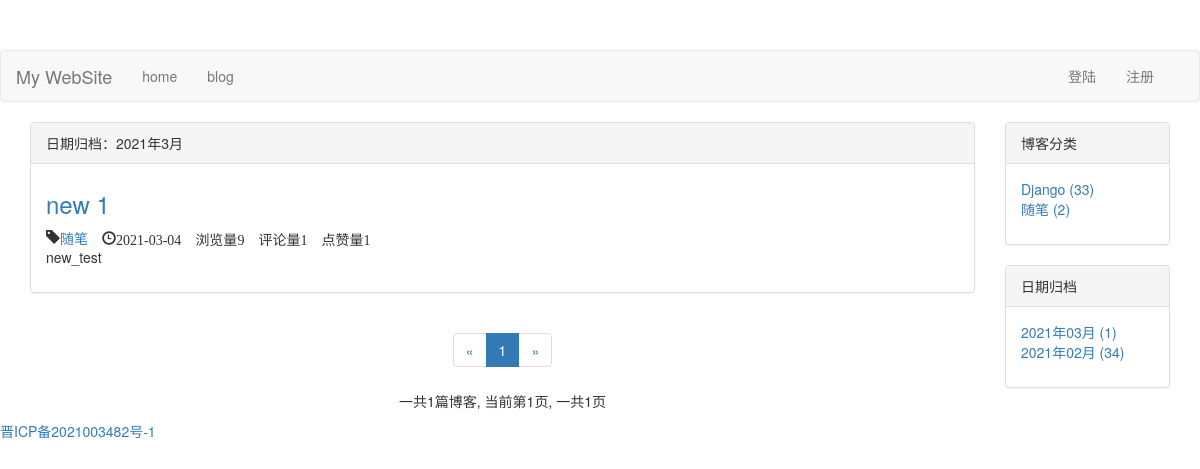
The page /blog/date/2021/3 on the database its author committed.
### blog/models.py (models this page shows, shortened)
class Blog(models.Model,ReadNumExpandMethod):
    title = models.CharField(max_length=50)
    blog_type = models.ForeignKey(BlogType,on_delete=models.CASCADE)
    content = RichTextUploadingField()
    author = models.ForeignKey(User, on_delete=models.CASCADE)
    read_details = GenericRelation(ReadDetail)
    readed_num = models.IntegerField(default = 0)
    created_time = models.DateTimeField(auto_now_add=True)
    last_updated_time = models.DateTimeField(auto_now=True)
    class Meta:
        ordering = ['-created_time']

class BlogType(models.Model):
    type_name = models.CharField(max_length=15)
    def __str__(self):
        return self.type_name

### read_statistics/models.py (models this page shows)
class ReadNum(models.Model):
    read_num = models.IntegerField(default = 0)
    content_type = models.ForeignKey(ContentType, on_delete = models.CASCADE)
    object_id = models.PositiveIntegerField()
    content_object = GenericForeignKey('content_type', 'object_id')

### likes/models.py (models this page shows)
class LikeCount(models.Model):
    content_type = models.ForeignKey(ContentType, on_delete = models.CASCADE)
    object_id = models.PositiveIntegerField()
    content_object = GenericForeignKey('content_type', 'object_id')
    liked_num = models.IntegerField(default = 0)

### blog/views.py (the view)
# urls.py: path('date/<int:year>/<int:month>',views.blogs_with_date, name = "blogs_with_date"),
def blogs_with_date(request, year, month):
    blogs_all = Blog.objects.filter(created_time__year = year,created_time__month = month)
    context = get_blog_list_common_data(request,blogs_all)
    context['blogs_with_date'] = '%s年%s月' % (year,month)
    return render(request, 'blog/blogs_with_date.html', context)

### comment/templatetags/comment_tags.py (called while the page is built)
@register.simple_tag
def get_comment_count(obj):
    content_type = ContentType.objects.get_for_model(obj)
    return  Comment.objects.filter(content_type = content_type, object_id = obj.pk).count()

### likes/templatetags/likes_tags.py (called while the page is built)
@register.simple_tag
def get_likes_count(obj):
    content_type = ContentType.objects.get_for_model(obj)
    like_count, created =LikeCount.objects.get_or_create(content_type = content_type, object_id = obj.pk)
    return like_count.liked_num

### read_statistics/models.py (called while the page is built)
    def get_read_num(self):
        try:
            ct = ContentType.objects.get_for_model(self)
            readnum = ReadNum.objects.get(content_type = ct, object_id = self.id)
            return readnum.read_num
        except exceptions.ObjectDoesNotExist:
            return 0

### user/context_processors.py (called while the page is built)
def login_modal_form(request):
    return {'login_modal_form' : LoginForm()}

### blog/templates/blog/blogs_with_date.html (shortened to what this page needs)
{% extends "blog/blog_list.html" %}
{% block blog_list_title %}
    日期归档：{{ blogs_with_date }}
{% endblock blog_list_title %}

### blog/templates/blog/blog_list.html (shortened to what this page needs)
{% extends "base.html" %}
{% load static %}
{% load likes_tags %}
{% load comment_tags %}
{% block header_extends %}
    <link rel="stylesheet" href="{% static 'blog/blog.css' %}">
{% endblock header_extends %}
{% block content %}
    <div class="container">
        <div class="row">
            <div class="col-xs-12 col-sm-8 col-md-8 col-lg-10">
                <div class="panel panel-default">
                    <div class="panel-heading">{% block blog_list_title %}博客列表{% endblock blog_list_title %}</div>
                    <div class="panel-body">
                        {% for blog in page_of_blogs %}
                            <div class="blog">
                                <h3>
                                    <a href="{% url 'blog_detail' blog.pk %}">{{ blog.title }}</a>
                                </h3>
                                <p class="blog-info">
                                    <span class="glyphicon glyphicon-tag"><a href="{% url 'blogs_with_type' blog.blog_type.pk %}">{{ blog.blog_type }}</a>
                                    <span class="glyphicon glyphicon-time">{{ blog.created_time|date:"Y-m-d" }}
                                    浏览量{{ blog.get_read_num }}
                                    评论量{% get_comment_count blog %}
                                    点赞量{% get_likes_count blog %}
                                    </p>
                                    <p>{{ blog.content|striptags|truncatechars:120 }}</p>
                            </div>
                        {% empty %}
                            <div class="blog">
                                <h3>暂无博客敬请期待</h3>
                            </div>
                        {% endfor %}
                    </div>
                </div>
                <div class="Paginator">
                    <ul class="pagination">
                        <li>
                            {% if page_of_blogs.has_previous %}
                            <a href="?page={{page_of_blogs.previous_page_number}}" aria-label="Previous">
                                <span aria-hidden="true">&laquo;</span>
                            </a>
                            {% else %}
                            <span aria-hidden="true">&laquo;</span>
                            {% endif %}
                        </li>
                        {% for page_num in page_range %}
                            {% if page_num == page_of_blogs.number %}
                            <li class="active"><span>{{ page_num }}</span></li>
                            {% else %}
                                {% if page_num == '...' %}
                                <li><span>{{ page_num }}</span></li>
                                {% else %}
                                <li><a href="?page={{page_num}}">{{ page_num }}</a></li>
                                {% endif %}
                            {% endif %}
                        {% endfor %}
                        <li>
                            {% if page_of_blogs.has_next %}
                            <a href="?page={{page_of_blogs.next_page_number}}" aria-label="Next">
                                <span aria-hidden="true">&raquo;</span>
                            </a>
                            {% else %}
                            <span aria-hidden="true">&raquo;</span>
                            {% endif %}
                        </li>
                    </ul>
                    <p>
                        一共{{ count }}篇博客,
                        当前第{{ page_of_blogs.number }}页,
                        一共{{ page_of_blogs.paginator.num_pages }}页
                    </p>
                </div>
            </div>
            <div class="hidden-xs col-sm-4 col-md-4 col-lg-2">
                <div class="panel panel-default">
                    <div class="panel-heading">博客分类</div>
                    <div class="panel-body">
                        <ul class="blog-type">
                            {% for blog_type in blog_types %}
                                <li>
                                    <a href="{% url 'blogs_with_type' blog_type.pk %}">
                                        {{ blog_type }} ({{ blog_type.blog_count }})
                                    </a>
                                </li>
                            {% empty %}
                                <li>
                                    暂无分类
                                </li>
                            {% endfor %}
                        </ul>
                    </div>
                </div>
                <div class="panel panel-default">
                    <div class="panel-heading">日期归档</div>
                    <div class="panel-body">
                        <ul>
                            {% for blog_date,blog_count in blog_dates.items %}
                                <li>
                                    <a href="{% url 'blogs_with_date' blog_date.year blog_date.month %}">
                                        {{ blog_date|date:"Y年m月" }} ({{ blog_count }})
                                    </a>
                                </li>
                            {% endfor %}
                        </ul>
                    </div>
                </div>
            </div>
        </div>
    </div>
{% endblock content %}}

### static/base.css (style rules this page uses)
* { margin: 0; padding: 0; }
body { margin-top: 50px !important; }

### blog/static/blog/blog.css (style rules this page uses)
ul { list-style-type: none; }
div.blog h3 { margin-top: 0.5em; }
div.blog p.blog-info { margin-bottom: 0; }
div.Paginator { text-align: center; }

### rows shown on the page
Blog: title "new 1", blog_type "随笔", created_time "2021-03-04", get_read_num "9", id "1", id.liked_num "1", content "new_test"
BlogType: type_name "Django", blog_count "33"
BlogType: type_name "随笔", blog_count "2"

### other values the page prints
{{ blogs_with_date }} "2021年3月"
{{ page_num }} "1"
{{ count }} "1"
{{ page_of_blogs.number }} "1"
{{ page_of_blogs.paginator.num_pages }} "1"
{{ blog_date|date:"Y年m月" }} "2021年03月" "2021年02月"
{{ blog_count }} "1" "34"
